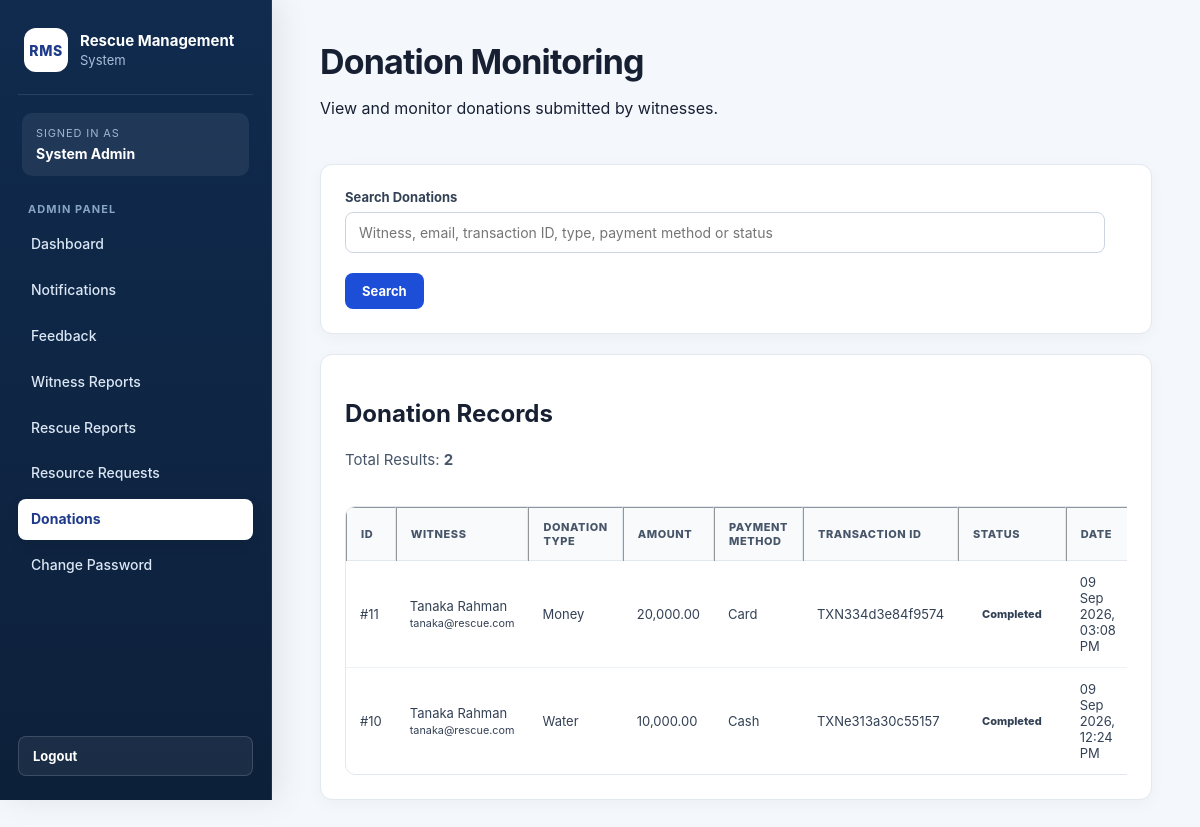
The app's page /index.php?page=admin-donations (signed in) with its own data.
### tables this page shows
CREATE TABLE `donations` (
  `id` int(11) NOT NULL,
  `witness_id` int(11) NOT NULL,
  `amount` decimal(10,2) NOT NULL,
  `donation_type` varchar(100) NOT NULL,
  `payment_method` varchar(50) NOT NULL,
  `transaction_id` varchar(100) NOT NULL,
  `message` text DEFAULT NULL,
  `status` enum('pending','completed','cancelled') NOT NULL DEFAULT 'pending',
  `created_at` timestamp NOT NULL DEFAULT current_timestamp()
);

CREATE TABLE `users` (
  `id` int(11) NOT NULL,
  `name` varchar(100) NOT NULL,
  `username` varchar(50) NOT NULL,
  `email` varchar(150) NOT NULL,
  `phone` varchar(20) DEFAULT NULL,
  `password` varchar(255) NOT NULL,
  `role` enum('admin','volunteer','witness','help_seeker') NOT NULL,
  `created_at` timestamp NOT NULL DEFAULT current_timestamp(),
  `updated_at` timestamp NOT NULL DEFAULT current_timestamp() ON UPDATE current_timestamp()
);

### models/DonationModel.php (called while the page is built, shortened)
<?php
function getAllDonationsForAdmin(
    $conn,
    $search = ''
) {
    $search =
        trim($search);
    if ($search === '') {
        $sql =
            "SELECT
                donations.id,
                donations.witness_id,
                donations.amount,
                donations.donation_type,
                donations.payment_method,
                donations.transaction_id,
                donations.message,
                donations.status,
                donations.created_at,
                users.name AS witness_name,
                users.username AS witness_username,
                users.email AS witness_email,
                users.phone AS witness_phone
             FROM donations
             INNER JOIN users
                ON donations.witness_id = users.id
             WHERE users.role = 'witness'
             ORDER BY donations.id DESC";
        $stmt =
            mysqli_prepare(
                $conn,
                $sql
            );
    }
    mysqli_stmt_execute(
        $stmt
    );
    $result =
        mysqli_stmt_get_result(
            $stmt
        );
    $donations = [];
    while (
        $row =
        mysqli_fetch_assoc(
            $result
        )
    ) {
        $donations[] =
            $row;
    }
    return $donations;
}

### controllers/DonationController.php (called while the page is built, shortened)
<?php
require_once "models/DonationModel.php";
function loadAdminDonations(
    $conn,
    $search = ''
) {
    $search =
        trim($search);
    $donations =
        getAllDonationsForAdmin(
            $conn,
            $search
        );
    return [
        'error' => '',
        'donations' =>
            $donations
    ];
}

### views/admin/donations/index.php (the view, shortened to what this page needs)
<?php
require_once
    "views/partials/header.php";
require_once
    "views/partials/sidebar.php";
?>
<div class="content">
    <div class="page-header">
        <div>
            <h1>
                Donation Monitoring
            </h1>
            <p>
                View and monitor donations submitted by witnesses.
            </p>
        </div>
    </div>
    <div class="card">
        <form
            method="GET"
            action="index.php"
        >
            <div class="form-group">
                <label for="search">
                    Search Donations
                </label>
                <input
                    type="text"
                    id="search"
                    name="search"
                    maxlength="100"
                    value="<?= htmlspecialchars(
                        $search
                    ); ?>"
                    placeholder="Witness, email, transaction ID, type, payment method or status"
                >
            </div>
            <button
                type="submit"
                class="btn btn-primary"
            >
                Search
            </button>
        </form>
    </div>
    <div class="card">
        <h2>
            Donation Records
        </h2>
        <p>
            Total Results:
            <strong>
                <?= count($donations); ?>
            </strong>
        </p>
        <?php if (empty($donations)): ?>
            <p>
                No donation records found.
            </p>
        <?php else: ?>
            <div style="overflow-x: auto;">
                <table
                    border="1"
                    cellpadding="10"
                    cellspacing="0"
                    width="100%"
                >
                    <thead>
                        <tr>
                            <th>
                                ID
                            </th>
                            <th>
                                Witness
                            </th>
                            <th>
                                Donation Type
                            </th>
                            <th>
                                Amount
                            </th>
                            <th>
                                Payment Method
                            </th>
                            <th>
                                Transaction ID
                            </th>
                            <th>
                                Status
                            </th>
                            <th>
                                Date
                            </th>
                        </tr>
                    </thead>
                    <tbody>
                        <?php foreach ($donations as $donation): ?>
                            <tr>
                                <td>
                                    #<?= (int)$donation['id']; ?>
                                </td>
                                <td>
                                    <?= htmlspecialchars(
                                        $donation['witness_name']
                                        ?? 'N/A'
                                    ); ?>
                                    <br>
                                    <small>
                                        <?= htmlspecialchars(
                                            $donation['witness_email']
                                            ?? ''
                                        ); ?>
                                    </small>
                                </td>
                                <td>
                                    <?= htmlspecialchars(
                                        ucfirst(
                                            $donation['donation_type']
                                            ?? 'N/A'
                                        )
                                    ); ?>
                                </td>
                                <td>
                                    <?= htmlspecialchars(
                                        number_format(
                                            (float)(
                                                $donation['amount']
                                                ?? 0
                                            ),
                                            2
                                        )
                                    ); ?>
                                </td>
                                <td>
                                    <?= htmlspecialchars(
                                        ucfirst(
                                            $donation['payment_method']
                                            ?? 'N/A'
                                        )
                                    ); ?>
                                </td>
                                <td>
                                    <?= htmlspecialchars(
                                        $donation['transaction_id']
                                        ?? 'N/A'
                                    ); ?>
                                </td>
                                <td>
                                    <span class="status-badge">
                                        <?= htmlspecialchars(
                                            ucfirst(
                                                $donation['status']
                                                ?? 'N/A'
                                            )
                                        ); ?>
                                    </span>
                                </td>
                                <td>
                                    <?php
                                    $createdAt =
                                        $donation['created_at']
                                        ?? '';
                                    echo $createdAt
                                        ? htmlspecialchars(
                                            date(
                                                'd M Y, h:i A',
                                                strtotime(
                                                    $createdAt
                                                )
                                            )
                                        )
                                        : 'N/A';
                                    ?>
                                </td>
                            </tr>
                        <?php endforeach; ?>
                    </tbody>
                </table>
            </div>
        <?php endif; ?>
    </div>
</div>
<?php
require_once
    "views/partials/footer.php";
?>

### assets/css/style.css (style rules this page uses)
* { box-sizing: border-box; }
body { margin: 0; font-family: Arial, Helvetica, sans-serif; background: #f5f6f8; color: #1f2937; }
.content { margin-left: 280px; padding: 45px; min-height: 100vh; background: white; }
.content h1 { margin-top: 0; margin-bottom: 20px; font-size: 36px; line-height: 1.2; color: #111827; }
.card { max-width: 760px; background: white; border: 1px solid #dcdfe4; padding: 25px; margin-top: 22px; margin-bottom: 22px; }
.card p { font-size: 16px; line-height: 1.6; }
.content>form, .card form { max-width: 700px; }
.content>form div, .card form div { margin-bottom: 20px; }
label { display: block; margin-bottom: 8px; font-size: 16px; font-weight: bold; color: #111827; }
input, textarea, select { width: 100%; padding: 11px 12px; border: 1px solid #cfd3d8; background: white; font-family: Arial, Helvetica, sans-serif; font-size: 15px; outline: none; }
button { background: #344256; color: white; border: none; padding: 11px 18px; font-family: Arial, Helvetica, sans-serif; font-size: 15px; font-weight: 600; cursor: pointer; }
table { width: 100%; border-collapse: collapse; margin-top: 22px; background: white; }
th { background: #344256; color: white; padding: 13px; text-align: left; font-size: 15px; }
td { padding: 13px; border: 1px solid #dddddd; font-size: 15px; }
@media screen { :root { --primary: #1d4ed8; --primary-dark: #1e3a8a; --primary-soft: #eff6ff; --sidebar: #0f2747; --sidebar-hover: #183a67; --danger: #dc2626; --danger-soft: #fef2f2; --success: #15803d; --success-soft: #f0fdf4; --warning: #b45309; --warning-soft: #fffbeb; --info: #0369a1; --info-soft: #f0f9ff; --text: #172033; --muted: #64748b; --border: #e2e8f0; --surface: #ffffff; --background: #f4f7fb; --shadow: 0 10px 30px rgba(15, 39, 71, 0.07); --shadow-hover: 0 16px 38px rgba(15, 39, 71, 0.12); } }
@media screen { html { min-height: 100%; background: var(--background); } }
@media screen { body { min-height: 100vh; margin: 0; font-family: Inter, "Segoe UI", Arial, Helvetica, sans-serif; background: var(--background); color: var(--text); } }
@media screen { .content { min-height: 100vh; margin-left: 272px; padding: 42px 48px 60px; background: var(--background); } }
@media screen { .content > * { max-width: 1180px; } }
@media screen { .content h1 { margin: 0 0 10px; color: var(--text); font-size: 34px; line-height: 1.18; letter-spacing: -0.025em; } }
@media screen { .content h2 { color: var(--text); } }
@media screen { .page-header { display: flex; justify-content: space-between; align-items: flex-start; gap: 24px; margin-bottom: 30px; } }
@media screen { .card { max-width: 920px; margin: 0 0 20px; padding: 24px; border: 1px solid var(--border); border-radius: 12px; background: var(--surface); box-shadow: 0 4px 16px rgba(15, 23, 42, 0.035); } }
@media screen { .card p { color: #475569; font-size: 15px; line-height: 1.65; } }
@media screen { .status-pill, .status-badge { display: inline-flex; align-items: center; width: fit-content; padding: 6px 10px; border-radius: 999px; font-size: 11px; font-weight: 800; text-transform: capitalize; } }
@media screen { .content > form, .card form { max-width: 760px; } }
@media screen { label { margin-bottom: 7px; color: #334155; font-size: 13px; font-weight: 700; } }
@media screen { input, textarea, select { width: 100%; padding: 11px 13px; border: 1px solid #cbd5e1; border-radius: 8px; background: #ffffff; color: var(--text); font-family: inherit; font-size: 14px; outline: none; transition: border-color 0.2s ease, box-shadow 0.2s ease; } }
@media screen { button { padding: 10px 17px; border: none; border-radius: 8px; background: var(--primary); color: #ffffff; font-family: inherit; font-size: 13px; font-weight: 700; cursor: pointer; transition: background 0.2s ease, transform 0.2s ease, box-shadow 0.2s ease; } }
@media screen { table { width: 100%; margin-top: 18px; border-collapse: separate; border-spacing: 0; overflow: hidden; border: 1px solid var(--border); border-radius: 10px; background: #ffffff; } }
@media screen { th { padding: 12px 14px; border-bottom: 1px solid var(--border); background: #f8fafc; color: #475569; font-size: 11px; font-weight: 800; letter-spacing: 0.05em; text-transform: uppercase; } }
@media screen { td { padding: 13px 14px; border: none; border-bottom: 1px solid #edf2f7; color: #334155; font-size: 13px; } }
@media screen { tr:last-child td { border-bottom: none; } }

### records on screen
donations: id "11", witness.name "Tanaka Rahman", witness.email "tanaka@rescue.com", donation_type "Money", amount "20,000.00", payment_method "Card", transaction "TXN334d3e84f9574", status "Completed", created_at "09 Sep 2026, 03:08 PM"
donations: id "10", witness.name "Tanaka Rahman", witness.email "tanaka@rescue.com", donation_type "Water", amount "10,000.00", payment_method "Cash", transaction "TXNe313a30c55157", status "Completed", created_at "09 Sep 2026, 12:24 PM"

### other values on screen
$userName "System Admin"
count($donations) "2"
